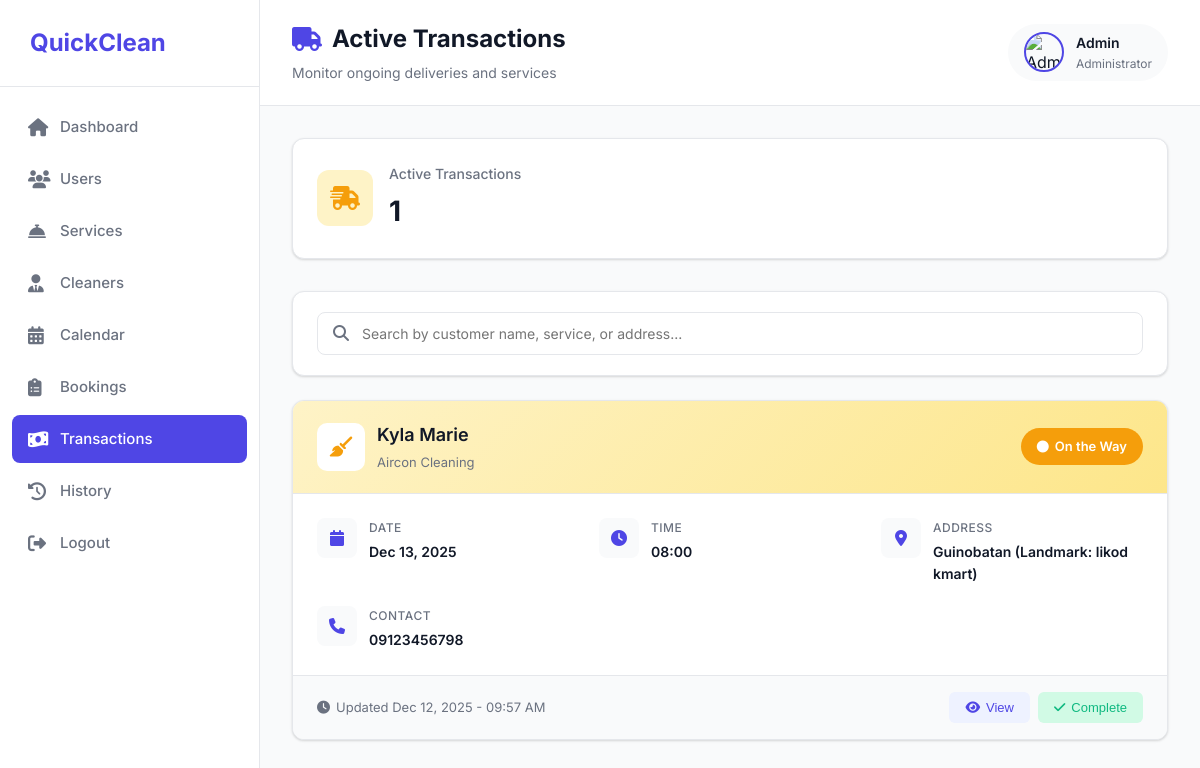
/Admin/transactions.php (signed in), run on the app's committed database.
### tables this page shows
CREATE TABLE `transactions` (
  `transaction_id` int(11) NOT NULL,
  `booking_id` int(11) NOT NULL,
  `customer_name` varchar(100) NOT NULL,
  `service_name` varchar(100) NOT NULL,
  `date` date NOT NULL,
  `time` varchar(50) DEFAULT NULL,
  `address` text DEFAULT NULL,
  `phone` varchar(20) DEFAULT NULL,
  `email` varchar(100) DEFAULT NULL,
  `status` enum('on the way','completed') DEFAULT 'on the way',
  `action_date` timestamp NULL DEFAULT current_timestamp(),
  `proof_image` varchar(255) DEFAULT NULL,
  `completed_at` timestamp NULL DEFAULT NULL
);

### Admin/transactions.php (the view, shortened to what this page needs)
<?php
$admin_name = $_SESSION['name'] ?? "Admin";
$conn = new mysqli("localhost", "root", "", "quickclean");
$sql = "SELECT * FROM transactions WHERE status='on the way' ORDER BY action_date DESC";
$result = $conn->query($sql);
$total_active = $result->num_rows;
?>
<!DOCTYPE html>
<html lang="en">
<head>
  <link rel="stylesheet" href="https://cdnjs.cloudflare.com/ajax/libs/font-awesome/6.4.0/css/all.min.css">
</head>
<body>
<div class="sidebar" id="sidebar">
  <div class="sidebar-header">
    <h2><i class="fas fa-sparkles"></i> QuickClean</h2>
  </div>
  <ul class="sidebar-menu">
    <li><a href="admindashboard.php"><i class="fas fa-home"></i> Dashboard</a></li>
    <li><a href="customers.php"><i class="fas fa-users"></i> Users</a></li>
    <li><a href="services.php"><i class="fas fa-concierge-bell"></i> Services</a></li>
    <li><a href="cleaners.php"><i class="fas fa-user-tie"></i> Cleaners</a></li>
    <li><a href="calendar.php"><i class="fas fa-calendar-alt"></i> Calendar</a></li>
    <li><a href="booking.php"><i class="fas fa-clipboard-list"></i> Bookings</a></li>
    <li><a href="transactions.php" class="active"><i class="fas fa-money-bill-wave"></i> Transactions</a></li>
    <li><a href="history.php"><i class="fas fa-history"></i> History</a></li>
    <li><a href="logout.php"><i class="fas fa-sign-out-alt"></i> Logout</a></li>
  </ul>
</div>
<div class="main-content">
  <div class="topbar">
    <div class="topbar-left">
      <h1><i class="fas fa-truck"></i> Active Transactions</h1>
      <p>Monitor ongoing deliveries and services</p>
    </div>
    <div class="admin-profile">
      <img src="https://cdn-icons-png.flaticon.com/512/3135/3135715.png" alt="Admin">
      <div class="admin-profile-info">
        <span><?= htmlspecialchars($admin_name) ?></span>
        <small>Administrator</small>
      </div>
    </div>
  </div>
  <div class="content-container">
    <div class="stats-row">
      <div class="stat-card">
        <div class="stat-icon active">
          <i class="fas fa-shipping-fast"></i>
        </div>
        <div class="stat-info">
          <h3>Active Transactions</h3>
          <p><?= number_format($total_active) ?></p>
        </div>
      </div>
    </div>
    <div class="search-bar">
      <div class="search-box">
        <i class="fas fa-search"></i>
        <input type="text" id="searchInput" placeholder="Search by customer name, service, or address...">
      </div>
    </div>
    <div class="transactions-grid">
      <?php
      if ($result && $result->num_rows > 0) {
        while ($row = $result->fetch_assoc()) {
          echo "
          <div class='transaction-card' data-customer='" . strtolower($row['customer_name']) . "' data-service='" . strtolower($row['service_name']) . "' data-address='" . strtolower($row['address']) . "'>
            <div class='transaction-header'>
              <div class='transaction-title'>
                <div class='transaction-icon'>
                  <i class='fas fa-broom'></i>
                </div>
                <div class='transaction-info'>
                  <h3>{$row['customer_name']}</h3>
                  <p>{$row['service_name']}</p>
                </div>
              </div>
              <div class='status-badge'>
                <i class='fas fa-circle'></i>
                On the Way
              </div>
            </div>
            <div class='transaction-body'>
              <div class='detail-grid'>
                <div class='detail-item'>
                  <div class='detail-icon'>
                    <i class='fas fa-calendar'></i>
                  </div>
                  <div class='detail-content'>
                    <div class='detail-label'>Date</div>
                    <div class='detail-value'>" . date('M d, Y', strtotime($row['date'])) . "</div>
                  </div>
                </div>
                <div class='detail-item'>
                  <div class='detail-icon'>
                    <i class='fas fa-clock'></i>
                  </div>
                  <div class='detail-content'>
                    <div class='detail-label'>Time</div>
                    <div class='detail-value'>{$row['time']}</div>
                  </div>
                </div>
                <div class='detail-item'>
                  <div class='detail-icon'>
                    <i class='fas fa-map-marker-alt'></i>
                  </div>
                  <div class='detail-content'>
                    <div class='detail-label'>Address</div>
                    <div class='detail-value'>{$row['address']}</div>
                  </div>
                </div>
                <div class='detail-item'>
                  <div class='detail-icon'>
                    <i class='fas fa-phone'></i>
                  </div>
                  <div class='detail-content'>
                    <div class='detail-label'>Contact</div>
                    <div class='detail-value'>{$row['phone']}</div>
                  </div>
                </div>
              </div>
            </div>
            <div class='transaction-footer'>
              <div class='footer-time'>
                <i class='fas fa-clock'></i>
                Updated " . date('M d, Y - h:i A', strtotime($row['action_date'])) . "
              </div>
              <div class='action-buttons'>
                <button class='btn btn-view' title='View Details'>
                  <i class='fas fa-eye'></i> View
                </button>
                <button class='btn btn-complete' title='Mark as Complete'>
                  <i class='fas fa-check'></i> Complete
                </button>
              </div>
            </div>
          </div>
          ";
        }
      }
      ?>
    </div>
  </div>
</div>
</body>
</html>

### data on the page
transactions: customer_name "Kyla Marie", service_name "Aircon Cleaning", date "Dec 13, 2025", time "08:00", address "Guinobatan (Landmark: likod kmart)", phone "09123456798", action_date "Dec 12, 2025 - 09:57 AM"

### other printed values
$admin_name "Admin"
$total_active "1"
